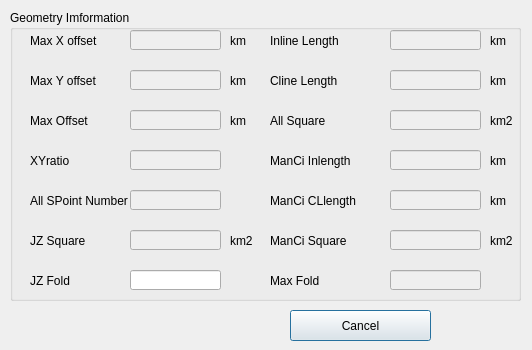
<ui version="4.0" >
 <class>TGeometryImforDlgClass</class>
 <widget class="QDialog" name="TGeometryImforDlgClass" >
  <property name="geometry" >
   <rect>
    <x>0</x>
    <y>0</y>
    <width>532</width>
    <height>350</height>
   </rect>
  </property>
  <property name="windowTitle" >
   <string>TGeometryImforDlg</string>
  </property>
  <widget class="QGroupBox" name="Geometry" >
   <property name="geometry" >
    <rect>
     <x>10</x>
     <y>10</y>
     <width>511</width>
     <height>291</height>
    </rect>
   </property>
   <property name="title" >
    <string>Geometry Imformation</string>
   </property>
   <widget class="QLineEdit" name="emaxYoffset" >
    <property name="enabled" >
     <bool>false</bool>
    </property>
    <property name="geometry" >
     <rect>
      <x>120</x>
      <y>60</y>
      <width>91</width>
      <height>20</height>
     </rect>
    </property>
   </widget>
   <widget class="QLabel" name="label_21" >
    <property name="geometry" >
     <rect>
      <x>20</x>
      <y>60</y>
      <width>91</width>
      <height>21</height>
     </rect>
    </property>
    <property name="text" >
     <string>Max Y offset</string>
    </property>
   </widget>
   <widget class="QLineEdit" name="emaxXoffset" >
    <property name="enabled" >
     <bool>false</bool>
    </property>
    <property name="geometry" >
     <rect>
      <x>120</x>
      <y>20</y>
      <width>91</width>
      <height>20</height>
     </rect>
    </property>
   </widget>
   <widget class="QLabel" name="label_20" >
    <property name="geometry" >
     <rect>
      <x>20</x>
      <y>20</y>
      <width>91</width>
      <height>21</height>
     </rect>
    </property>
    <property name="text" >
     <string>Max X offset</string>
    </property>
   </widget>
   <widget class="QLabel" name="label_22" >
    <property name="geometry" >
     <rect>
      <x>20</x>
      <y>100</y>
      <width>91</width>
      <height>21</height>
     </rect>
    </property>
    <property name="text" >
     <string>Max Offset</string>
    </property>
   </widget>
   <widget class="QLineEdit" name="emaxoffset" >
    <property name="enabled" >
     <bool>false</bool>
    </property>
    <property name="geometry" >
     <rect>
      <x>120</x>
      <y>100</y>
      <width>91</width>
      <height>20</height>
     </rect>
    </property>
   </widget>
   <widget class="QLabel" name="label_23" >
    <property name="geometry" >
     <rect>
      <x>20</x>
      <y>140</y>
      <width>91</width>
      <height>21</height>
     </rect>
    </property>
    <property name="text" >
     <string>XYratio</string>
    </property>
   </widget>
   <widget class="QLineEdit" name="eXYratio" >
    <property name="enabled" >
     <bool>false</bool>
    </property>
    <property name="geometry" >
     <rect>
      <x>120</x>
      <y>140</y>
      <width>91</width>
      <height>20</height>
     </rect>
    </property>
   </widget>
   <widget class="QLabel" name="label_24" >
    <property name="geometry" >
     <rect>
      <x>260</x>
      <y>220</y>
      <width>101</width>
      <height>21</height>
     </rect>
    </property>
    <property name="text" >
     <string>ManCi Square</string>
    </property>
   </widget>
   <widget class="QLineEdit" name="eManCiarea" >
    <property name="enabled" >
     <bool>false</bool>
    </property>
    <property name="geometry" >
     <rect>
      <x>380</x>
      <y>220</y>
      <width>91</width>
      <height>20</height>
     </rect>
    </property>
   </widget>
   <widget class="QLineEdit" name="eAllarea" >
    <property name="enabled" >
     <bool>false</bool>
    </property>
    <property name="geometry" >
     <rect>
      <x>380</x>
      <y>100</y>
      <width>91</width>
      <height>20</height>
     </rect>
    </property>
   </widget>
   <widget class="QLineEdit" name="eXLength" >
    <property name="enabled" >
     <bool>false</bool>
    </property>
    <property name="geometry" >
     <rect>
      <x>380</x>
      <y>20</y>
      <width>91</width>
      <height>20</height>
     </rect>
    </property>
   </widget>
   <widget class="QLabel" name="label_25" >
    <property name="geometry" >
     <rect>
      <x>260</x>
      <y>180</y>
      <width>131</width>
      <height>21</height>
     </rect>
    </property>
    <property name="text" >
     <string>ManCi CLlength</string>
    </property>
   </widget>
   <widget class="QLineEdit" name="eManCiYlength" >
    <property name="enabled" >
     <bool>false</bool>
    </property>
    <property name="geometry" >
     <rect>
      <x>380</x>
      <y>180</y>
      <width>91</width>
      <height>20</height>
     </rect>
    </property>
   </widget>
   <widget class="QLabel" name="label_26" >
    <property name="geometry" >
     <rect>
      <x>260</x>
      <y>60</y>
      <width>131</width>
      <height>21</height>
     </rect>
    </property>
    <property name="text" >
     <string>Cline Length</string>
    </property>
   </widget>
   <widget class="QLineEdit" name="eYLength" >
    <property name="enabled" >
     <bool>false</bool>
    </property>
    <property name="geometry" >
     <rect>
      <x>380</x>
      <y>60</y>
      <width>91</width>
      <height>20</height>
     </rect>
    </property>
   </widget>
   <widget class="QLabel" name="label_27" >
    <property name="geometry" >
     <rect>
      <x>260</x>
      <y>140</y>
      <width>131</width>
      <height>21</height>
     </rect>
    </property>
    <property name="text" >
     <string>ManCi Inlength</string>
    </property>
   </widget>
   <widget class="QLabel" name="label_28" >
    <property name="geometry" >
     <rect>
      <x>260</x>
      <y>20</y>
      <width>131</width>
      <height>21</height>
     </rect>
    </property>
    <property name="text" >
     <string>Inline Length</string>
    </property>
   </widget>
   <widget class="QLabel" name="label_29" >
    <property name="geometry" >
     <rect>
      <x>260</x>
      <y>100</y>
      <width>91</width>
      <height>21</height>
     </rect>
    </property>
    <property name="text" >
     <string>All Square</string>
    </property>
   </widget>
   <widget class="QLineEdit" name="eManCiXlength" >
    <property name="enabled" >
     <bool>false</bool>
    </property>
    <property name="geometry" >
     <rect>
      <x>380</x>
      <y>140</y>
      <width>91</width>
      <height>20</height>
     </rect>
    </property>
   </widget>
   <widget class="QLabel" name="label_30" >
    <property name="geometry" >
     <rect>
      <x>20</x>
      <y>180</y>
      <width>101</width>
      <height>21</height>
     </rect>
    </property>
    <property name="text" >
     <string>All SPoint Number</string>
    </property>
   </widget>
   <widget class="QLineEdit" name="eAllSPNum" >
    <property name="enabled" >
     <bool>false</bool>
    </property>
    <property name="geometry" >
     <rect>
      <x>120</x>
      <y>180</y>
      <width>91</width>
      <height>20</height>
     </rect>
    </property>
   </widget>
   <widget class="QLabel" name="label_31" >
    <property name="geometry" >
     <rect>
      <x>20</x>
      <y>220</y>
      <width>101</width>
      <height>21</height>
     </rect>
    </property>
    <property name="text" >
     <string>JZ Square</string>
    </property>
   </widget>
   <widget class="QLineEdit" name="eJZarea" >
    <property name="enabled" >
     <bool>false</bool>
    </property>
    <property name="geometry" >
     <rect>
      <x>120</x>
      <y>220</y>
      <width>91</width>
      <height>20</height>
     </rect>
    </property>
   </widget>
   <widget class="QLabel" name="label_32" >
    <property name="geometry" >
     <rect>
      <x>20</x>
      <y>260</y>
      <width>101</width>
      <height>21</height>
     </rect>
    </property>
    <property name="text" >
     <string>JZ Fold</string>
    </property>
   </widget>
   <widget class="QLineEdit" name="eJZfold" >
    <property name="geometry" >
     <rect>
      <x>120</x>
      <y>260</y>
      <width>91</width>
      <height>20</height>
     </rect>
    </property>
   </widget>
   <widget class="QLabel" name="label_33" >
    <property name="geometry" >
     <rect>
      <x>220</x>
      <y>20</y>
      <width>21</width>
      <height>21</height>
     </rect>
    </property>
    <property name="text" >
     <string>km</string>
    </property>
   </widget>
   <widget class="QLabel" name="label_34" >
    <property name="geometry" >
     <rect>
      <x>220</x>
      <y>60</y>
      <width>21</width>
      <height>21</height>
     </rect>
    </property>
    <property name="text" >
     <string>km</string>
    </property>
   </widget>
   <widget class="QLabel" name="label_35" >
    <property name="geometry" >
     <rect>
      <x>220</x>
      <y>100</y>
      <width>21</width>
      <height>21</height>
     </rect>
    </property>
    <property name="text" >
     <string>km</string>
    </property>
   </widget>
   <widget class="QLabel" name="label_36" >
    <property name="geometry" >
     <rect>
      <x>220</x>
      <y>220</y>
      <width>31</width>
      <height>21</height>
     </rect>
    </property>
    <property name="text" >
     <string>km2</string>
    </property>
   </widget>
   <widget class="QLabel" name="label_37" >
    <property name="geometry" >
     <rect>
      <x>480</x>
      <y>20</y>
      <width>21</width>
      <height>21</height>
     </rect>
    </property>
    <property name="text" >
     <string>km</string>
    </property>
   </widget>
   <widget class="QLabel" name="label_38" >
    <property name="geometry" >
     <rect>
      <x>480</x>
      <y>60</y>
      <width>21</width>
      <height>21</height>
     </rect>
    </property>
    <property name="text" >
     <string>km</string>
    </property>
   </widget>
   <widget class="QLabel" name="label_39" >
    <property name="geometry" >
     <rect>
      <x>480</x>
      <y>140</y>
      <width>21</width>
      <height>21</height>
     </rect>
    </property>
    <property name="text" >
     <string>km</string>
    </property>
   </widget>
   <widget class="QLabel" name="label_40" >
    <property name="geometry" >
     <rect>
      <x>480</x>
      <y>180</y>
      <width>21</width>
      <height>21</height>
     </rect>
    </property>
    <property name="text" >
     <string>km</string>
    </property>
   </widget>
   <widget class="QLabel" name="label_41" >
    <property name="geometry" >
     <rect>
      <x>480</x>
      <y>100</y>
      <width>31</width>
      <height>21</height>
     </rect>
    </property>
    <property name="text" >
     <string>km2</string>
    </property>
   </widget>
   <widget class="QLabel" name="label_42" >
    <property name="geometry" >
     <rect>
      <x>480</x>
      <y>220</y>
      <width>31</width>
      <height>21</height>
     </rect>
    </property>
    <property name="text" >
     <string>km2</string>
    </property>
   </widget>
   <widget class="QLabel" name="label_43" >
    <property name="geometry" >
     <rect>
      <x>260</x>
      <y>260</y>
      <width>101</width>
      <height>21</height>
     </rect>
    </property>
    <property name="text" >
     <string>Max Fold</string>
    </property>
   </widget>
   <widget class="QLineEdit" name="eMaxFold" >
    <property name="enabled" >
     <bool>false</bool>
    </property>
    <property name="geometry" >
     <rect>
      <x>380</x>
      <y>260</y>
      <width>91</width>
      <height>20</height>
     </rect>
    </property>
   </widget>
  </widget>
  <widget class="QPushButton" name="Cancel" >
   <property name="geometry" >
    <rect>
     <x>290</x>
     <y>310</y>
     <width>141</width>
     <height>31</height>
    </rect>
   </property>
   <property name="text" >
    <string>Cancel</string>
   </property>
  </widget>
 </widget>
 <layoutdefault spacing="6" margin="11" />
 <resources/>
 <connections/>
</ui>
